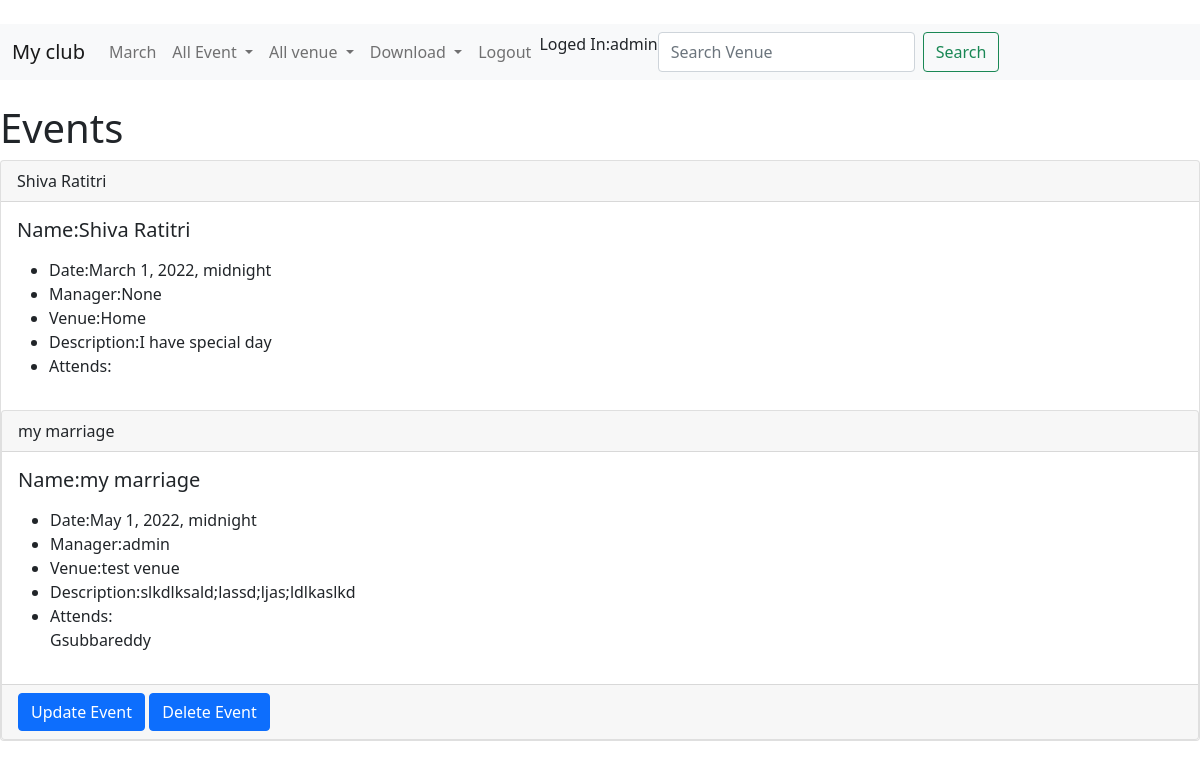
Screenshot of /myclub/event (signed in) with the database file from the repository.
### myclub/models.py (models this page shows)
class Event(models.Model):
    name = models.CharField(max_length=200)
    event_date = models.DateTimeField()
    venue = models.ForeignKey(
        Venue, blank=True, null=True, on_delete=models.CASCADE)
    manager = models.ForeignKey(
        User, blank=True, null=True, on_delete=models.SET_NULL)
    description = models.TextField(blank=True)
    attends = models.ManyToManyField(MyClubUser, blank=True)
    def __str__(self):
        return self.name

class Venue(models.Model):
    name = models.CharField('Venue name', max_length=100)
    address = models.CharField(max_length=100)
    zip_code = models.CharField('Zip code', max_length=10)
    phone = models.CharField('conatact number', max_length=14)
    web = models.URLField('website address')
    email_address = models.EmailField('Email address')
    owner = models.IntegerField('Venue Owner', blank=False, default=1)
    def __str__(self):
        return self.name

class MyClubUser(models.Model):
    first_name = models.CharField(max_length=25)
    last_name = models.CharField(max_length=25)
    email = models.EmailField('User Email')
    def __str__(self):
        return self.first_name

### myclub/views.py (the view)
# urls.py: path('event', views.Event_list, name='event_list'),
def Event_list(request):
    all_list = Event.objects.all().order_by('name')
    return render(request, 'myclub/event_list.html', {'all_list': all_list})

### templates/myclub/event_list.html (shortened to what this page needs)
{% extends 'myclub/basic.html' %}
{% block content %}
  <h1> Events</h1>
{% for event in all_list %}
<div class="card">
  <div class="card-header">
    {{event}}
  </div>
  <div class="card-body">
    <h5 class="card-title">Name:{{event.name}}</h5>
    <p class="card-text">
      <ul>
        <li>Date:{{event.event_date}}</li>
        <li>Manager:{{event.manager}}</li>
        <li>Venue:{{event.venue}}</li>
        <li>Description:{{event.description}}</li>
        <li>Attends:</br>
          {% for user in event.attends.all %}</li>
          {{user}}</br>
          {%endfor%}
        </li>
      </ul>
    </p>
    </div>
  {% if user.is_authenticated %}
    {% if user == event.manager %}
  <div class="card-footer card-text">
  <a href="{% url 'update-event' event.id %}" class="btn btn-primary" role="button" >Update Event</a>
  <a href="{% url 'delete-event' event.id %}" class="btn btn-primary" role="button" >Delete Event</a>
</div>
</div>
 {% endif %}
 {% else %}
 <h1> please sorry you must be loogin </h1>
 <a href="{% url 'login' %}">Login Here</a1>
  {% endif %}
  {%endfor%}
{%endblock%}

### templates/myclub/navbar.html (shortened to what this page needs)
<nav class="navbar navbar-expand-lg navbar-light bg-light">
  <div class="container-fluid">
    <a class="navbar-brand" href="{%url 'home'%}">My club</a>
    <div class="collapse navbar-collapse" id="navbarSupportedContent">
      <ul class="navbar-nav me-auto mb-2 mb-lg-0">
        <li class="nav-item">
          <a class="nav-link" href="{%url 'home' '2021' 'MARCH' %}">March</a>
        </li>
        <li class="nav-item dropdown">
          <a class="nav-link dropdown-toggle" href="#" id="navbarDropdown" role="button" data-bs-toggle="dropdown"
            aria-expanded="false">
            All Event
          </a>
        </li>
        <li class="nav-item dropdown">
          <a class="nav-link dropdown-toggle" href="#" id="navbarDropdown" role="button" data-bs-toggle="dropdown"
            aria-expanded="false">
            All venue
          </a>
        </li>
        <li class="nav-item dropdown">
          <a class="nav-link dropdown-toggle" href="#" id="navbarDropdown" role="button" data-bs-toggle="dropdown"
            aria-expanded="false">
            Download
          </a>
        </li>
        {% if user.is_authenticated %}
        <li class="nav-item">
          <a class="nav-link" href="{%url 'logout' %}">Logout</a>
          </li>
          Loged In:{{user.username}}
        {% endif %}
      <form class="d-flex" method="POST"  action="{% url 'search-venue' %}">
        <input class="form-control me-2" type="search" placeholder="Search Venue" aria-label="Search" name="searchvenue">
        <button class="btn btn-outline-success" type="submit">Search</button>
      </form>
    </div>
  </div>
</nav>

### rows the page displays
Event: name "Shiva Ratitri", event_date "March 1, 2022, midnight", manager "None", venue "Home", description "I have special day"
Event: name "my marriage", event_date "May 1, 2022, midnight", manager "admin", venue "test venue", description "slkdlksald;lassd;ljas;ldlkaslkd", shows "Update Event"
MyClubUser: first_name "Gsubbareddy"

### other values shown
{{ user.username }} "admin"
